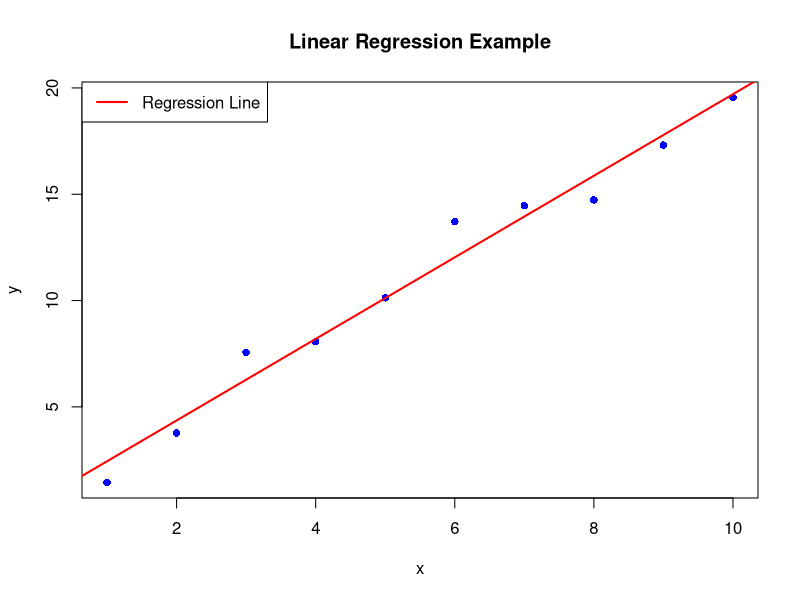

The R script that drew this image:
set.seed(123) # For reproducibility
x <- 1:10
y <- 2 * x + rnorm(10, mean = 0, sd = 1) # Linear relationship with some noise

# Create a data frame
data <- data.frame(x = x, y = y)

# Perform linear regression
model <- lm(y ~ x, data = data)

# Print model summary
summary(model)

# Plot the data and the regression line
plot(data$x, data$y, main = "Linear Regression Example", xlab = "x", ylab = "y", pch = 16, col = "blue")
abline(model, col = "red", lwd = 2)
legend("topleft", legend = "Regression Line", col = "red", lwd = 2)
